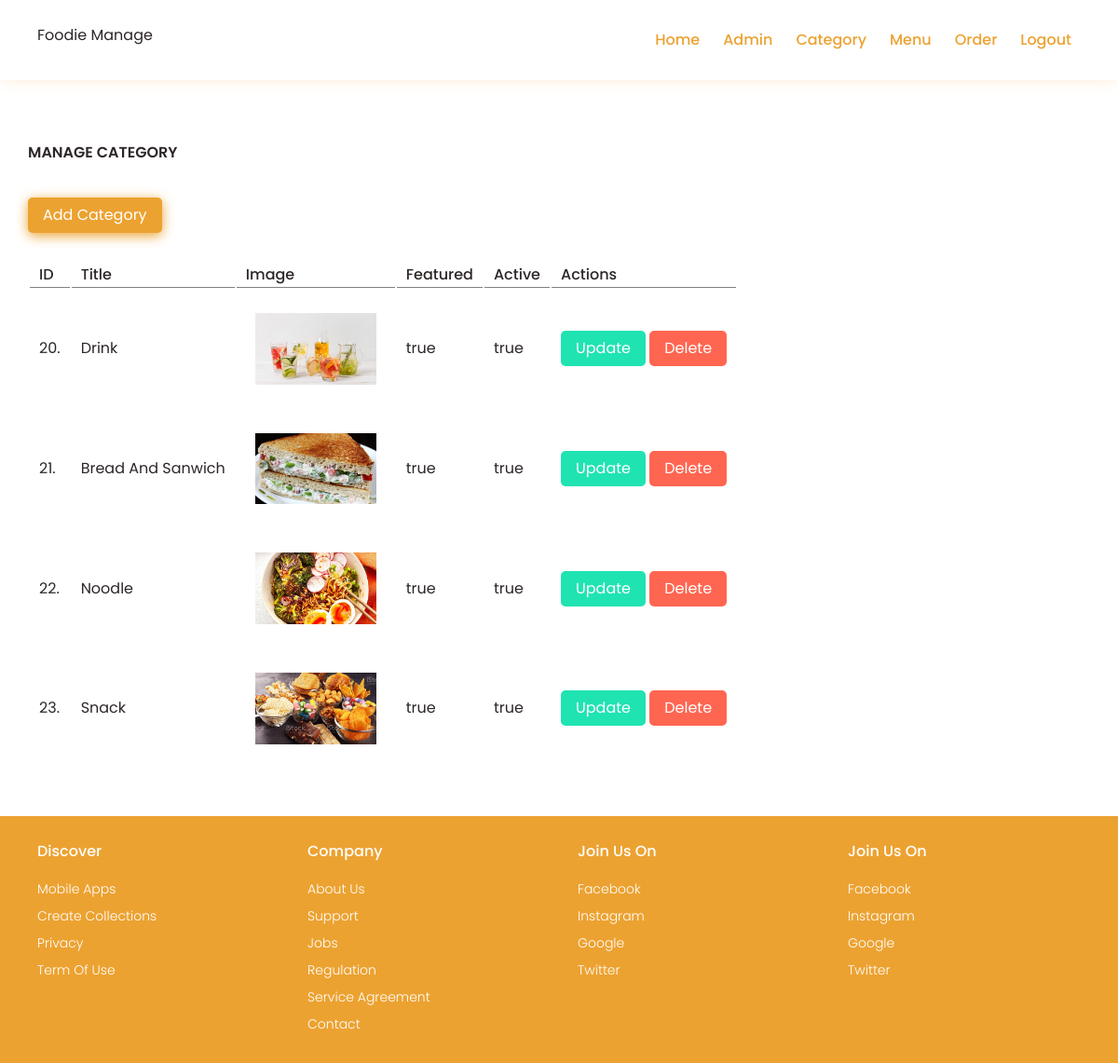
The app's page /admin/manage-category.php (signed in) with its own data.
### tables this page shows
CREATE TABLE `tbl_category` (
  `id` int(10) UNSIGNED NOT NULL,
  `title` varchar(100) NOT NULL,
  `image_name` varchar(255) NOT NULL,
  `featured` varchar(10) NOT NULL,
  `active` varchar(10) NOT NULL
);

### admin/manage-category.php (the view, shortened to what this page needs)
<?php include 'components/header.inc.php' ?>
<section class="main-content">
    <div class="container-center">
        <h3>Manage Category</h3>
        <a href="add-category.php" class="btn btn--add">
            Add Category
        </a>
        <table class="tbl-full">
            <tr>
                <th>ID</th>
                <th>Title</th>
                <th>Image</th>
                <th>Featured</th>
                <th>Active</th>
                <th>Actions</th>
            </tr>
            <?php
            $sql = "SELECT * FROM tbl_category";
            $res = mysqli_query($conn, $sql);
            $count  = mysqli_num_rows($res);
            if ($count > 0) {
                while ($row = mysqli_fetch_assoc($res)) {
                    $id = $row['id'];
                    $image_name = $row['image_name'];
                    $featured = $row['featured'];
                    $active = $row['active'];
                    $title = $row['title'];
            ?>
                    <tr>
                        <td><?php echo $id ?>.</td>
                        <td><?php echo $title ?></td>
                        <td>
                            <?php
                            if ($image_name != "") {
                            ?>
                                <img class='img-table' src="<?php echo "../uploader/images/category/" . $image_name; ?>" alt="<?php echo $image_name ?>" />
                            <?php
                            } else {
                                echo "<p class='notify error'>Not found image</p>";
                            }
                            ?>
                        </td>
                        <td><?php echo $featured ?></td>
                        <td><?php echo $active ?></td>
                        <td>
                            <a href="<?php echo SITEURL; ?>admin/update-category.php?id=<?php echo $id ?>&image_name=<?php echo $image_name ?>" class="btn btn--primary">
                                Update
                            </a>
                            <a href="<?php echo SITEURL; ?>admin/delete-category.php?id=<?php echo $id ?>&image_name=<?php echo $image_name ?>" class="btn btn--secondary">
                                Delete
                            </a>
                        </td>
                    </tr>
            <?php
                }
            } else {
                echo "<p class='notify error'>Not found category data.</p>";
            }
            ?>
        </table>
    </div>
</section>
<?php include 'components/footer.inc.php' ?>

### admin/components/header.inc.php (shortened to what this page needs)
<!DOCTYPE html>
<html lang="en">
<head>
    <link rel="stylesheet" href="../css/index.css">
    <link rel="stylesheet" href="../css/admin.css">
</head>
<body>
    <main class="main">
        <header>
            <div class="container-center header-section">
                <a href="index.php" class="logo">
                    Foodie Manage
                </a>
                <nav class="navbar">
                    <ul>
                        <li>
                            <a href="index.php">Home</a>
                        </li>
                        <li>
                            <a href="manage-admin.php">Admin</a>
                        </li>
                        <li>
                            <a href="manage-category.php">Category</a>
                        </li>
                        <li>
                            <a href="manage-menu.php">Menu</a>
                        </li>
                        <li>
                            <a href="manage-order.php">Order</a>
                        </li>
                        <?php
                        if (isset($_SESSION['user'])) {
                            echo "<li>
                        <a href='logout.php'>Logout</a>
                    </li>";
                        } else {
                            echo "<li>
                        <a href='login.php'>Login</a>
                    </li>";
                        }
                        ?>
                    </ul>
                </nav>
            </div>
        </header>

### admin/components/footer.inc.php (shortened to what this page needs)
        <footer class="footer">
            <div class="container-center">
                <div class="footer-col">
                    <span>Discover</span>
                    <ul>
                        <li>
                            <a href="#">Mobile apps</a>
                        </li>
                            <li>
                            <a href="#">Create collections</a>
                        </li>
                            <li>
                            <a href="#">Privacy</a>
                        </li>
                            <li>
                            <a href="#">Term of use</a>
                        </li>
                    </ul>
                </div>
                <div class="footer-col">
                    <span>Company</span>
                    <ul>
                        <li>
                            <a href="#">About us</a>
                        </li>
                            <li>
                            <a href="#">Support</a>
                        </li>
                            <li>
                            <a href="#">Jobs</a>
                        </li>
                            <li>
                            <a href="#">Regulation</a>
                        </li>
                            <li>
                            <a href="#">Service Agreement</a>
                        </li>
                            <li>
                            <a href="#">Contact</a>
                        </li>
                    </ul>
                </div>
                <div class="footer-col">
                    <span>Join us on</span>
                    <ul>
                        <li>
                            <a href="#">Facebook</a>
                        </li>
                            <li>
                            <a href="#">Instagram</a>
                        </li>
                            <li>
                            <a href="#">Google</a>
                        </li>
                            <li>
                            <a href="#">Twitter</a>
                        </li>
                    </ul>
                </div>
                <div class="footer-col">
                    <span>Join us on</span>
                    <ul>
                        <li>
                            <a href="#">Facebook</a>
                        </li>
                            <li>
                            <a href="#">Instagram</a>
                        </li>
                            <li>
                            <a href="#">Google</a>
                        </li>
                            <li>
                            <a href="#">Twitter</a>
                        </li>
                    </ul>
                </div>
            </div>
        </footer>
    </main>
</body>
</html>

### css/index.css (style rules this page uses)
:root { --primary-color: #eca231; --secondary-color: #ff6651; --white-color: #fff; --text-color: #2d2727; --black: #2d2727; }
*, *:before, *:after { box-sizing: border-box; }
* { margin: 0; padding: 0; font: inherit; scroll-behavior: smooth; }
html { font-family: "Poppins", sans-serif; font-size: 62.5%; }
body { min-height: 100vh; font-weight: 400; font-size: 1.6rem; line-height: 1; color: var(--text-color); }
img, picture, svg, video { display: block; max-width: 100%; }
ul, ol { list-style: none; }
a { color: inherit; text-decoration: none; display: block; transition: all 0.3s linear; -webkit-transition: all 0.3s linear; -moz-transition: all 0.3s linear; -ms-transition: all 0.3s linear; -o-transition: all 0.3s linear; }
.container-center { max-width: 1200px; min-width: 90%; margin: 0 auto; padding: 1rem 3rem; }
main { display: flex; flex-direction: column; gap: 4rem; }
header { background-color: var(--white-color); box-shadow: var(--primary-color) 0px -14px 23px; }
.header-section { display: flex; justify-content: space-between; padding: 3rem 4rem; }
nav ul { display: flex; justify-content: flex-end; gap: 0.5rem; }
nav a { padding: 0.5rem 1rem; color: var(--primary-color); font-weight: 500; font-size: 1.6rem; }
footer { background-color: var(--primary-color); color: var(--white-color); padding: 2rem 0; }
footer .container-center { display: grid; grid-template-columns: repeat(4, 1fr); gap: 2rem; transition: all 0.3s linear; -webkit-transition: all 0.3s linear; -moz-transition: all 0.3s linear; -ms-transition: all 0.3s linear; -o-transition: all 0.3s linear; }
footer .footer-col span { font-weight: 500; text-transform: capitalize; padding: 0.5rem 1rem; }
.footer-col ul { margin-top: 2rem; display: flex; flex-direction: column; gap: 0.5rem; }
.footer-col a { font-weight: 300; font-size: 1.4rem; text-transform: capitalize; padding: 0.5rem 1rem; display: inline-block; border-radius: 0.4rem; -webkit-border-radius: 0.4rem; -moz-border-radius: 0.4rem; -ms-border-radius: 0.4rem; -o-border-radius: 0.4rem; }

### css/admin.css (style rules this page uses)
.main-content h3 { text-transform: uppercase; font-weight: 600; padding: 2rem 0; margin-bottom: 2rem; }
.main-content .btn { padding: 1rem 1.5rem; border: 0.1rem solid transparent; transition: all 0.3s ease-in-out; -webkit-transition: all 0.3s ease-in-out; -moz-transition: all 0.3s ease-in-out; -ms-transition: all 0.3s ease-in-out; -o-transition: all 0.3s ease-in-out; border-radius: 0.5rem; -webkit-border-radius: 0.5rem; -moz-border-radius: 0.5rem; -ms-border-radius: 0.5rem; -o-border-radius: 0.5rem; }
.main-content .btn--add { background-color: var(--primary-color); color: var(--white-color); box-shadow: var(--primary-color) 0px 3px 13px; display: inline-block; }
.main-content .btn--primary { background-color: #20e3b2; color: var(--white-color); display: inline-block; }
.main-content .btn--secondary { background-color: #ff6651; color: var(--white-color); display: inline-block; }
.tbl-full { display: block; width: 100%; margin-top: 3rem; overflow: scroll; }
table tr th { border-bottom: 1px solid gray; padding: 0.5rem 1rem; }
table tr td { padding: 0.5rem 1rem; max-width: 40rem; }
table th { text-align: left; font-weight: 500; text-transform: capitalize; }
.img-table { object-fit: cover; max-width: 15rem; padding: 2rem 1rem; border-radius: 0.8rem; -webkit-border-radius: 0.8rem; -moz-border-radius: 0.8rem; -ms-border-radius: 0.8rem; -o-border-radius: 0.8rem; aspect-ratio: calc(9 / 7); }

### records on screen
tbl_category: id "20", title "Drink", image_name (picture), featured "true", active "true"
tbl_category: id "21", title "Bread And Sanwich", image_name (picture), featured "true", active "true"
tbl_category: id "22", title "Noodle", image_name (picture), featured "true", active "true"
tbl_category: id "23", title "Snack", image_name (picture), featured "true", active "true"
